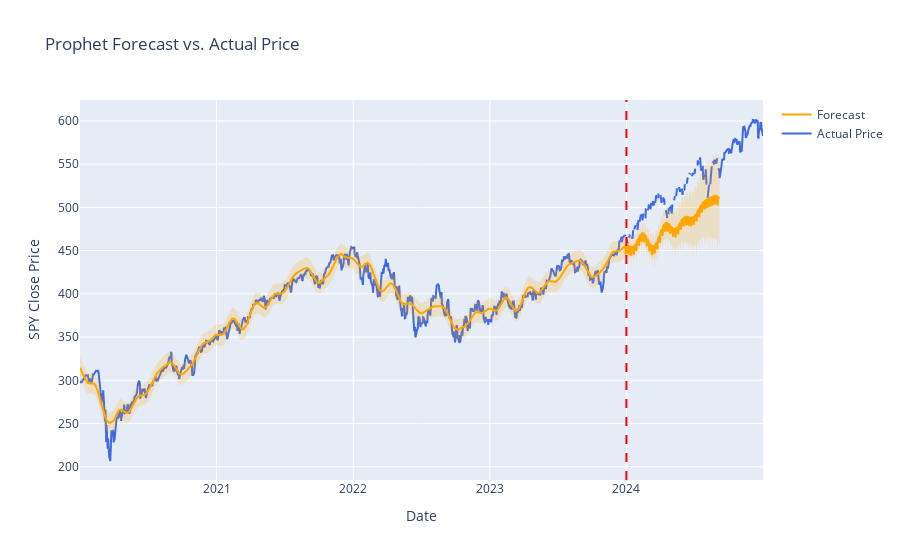

Source (notebook cell):
### Code cell
import plotly.graph_objects as go
import pandas as pd

# --- Plot the Forecast (Final Robust Version) ---

# FIX: Explicitly convert both date keys to datetime objects to ensure they match
df.index = pd.to_datetime(df.index)
forecast['ds'] = pd.to_datetime(forecast['ds'])

# Merge the forecast results with the original dataframe
plot_df_final = pd.merge(df, forecast, left_index=True, right_on='ds', how='outer')

# --- Create the figure ---
fig = go.Figure()

# Add the actual historical price
fig.add_trace(go.Scatter(
    x=plot_df_final['ds'], 
    y=plot_df_final['Close'], 
    mode='lines', 
    name='Actual Price',
    line=dict(color='royalblue')
))

# Add the Prophet forecast
fig.add_trace(go.Scatter(
    x=plot_df_final['ds'], 
    y=plot_df_final['yhat'], 
    mode='lines', 
    name='Forecast',
    line=dict(color='orange')
))

# Add the uncertainty interval as a shaded area
fig.add_trace(go.Scatter(
    x=plot_df_final['ds'], y=plot_df_final['yhat_upper'],
    mode='lines', line=dict(width=0),
    showlegend=False
))
fig.add_trace(go.Scatter(
    x=plot_df_final['ds'], y=plot_df_final['yhat_lower'],
    mode='lines', line=dict(width=0),
    fill='tonexty',
    fillcolor='rgba(255, 165, 0, 0.2)',
    showlegend=False
))

# Add a vertical line to show where the test period begins
fig.add_vline(x=split_date, line_width=2, line_dash="dash", line_color="red")

fig.update_layout(
    title="Prophet Forecast vs. Actual Price",
    xaxis_title="Date",
    yaxis_title="SPY Close Price"
)
fig.show()

### Figure 1 — Plotly figure (JSON) as saved in the notebook; plotly's stock layout.template omitted (floating-point values rounded to 4 significant figures; data arrays with more than 128 entries replaced by an {"elided": "..."} marker saying what was removed)
{"data": [{"line": {"color": "royalblue"}, "mode": "lines", "name": "Actual Price", "type": "scatter", "x": {"elided": "1338 str values"}, "y": {"elided": "1338 float values"}}, {"line": {"color": "orange"}, "mode": "lines", "name": "Forecast", "type": "scatter", "x": {"elided": "1338 str values"}, "y": {"elided": "1338 float values"}}, {"line": {"width": 0}, "mode": "lines", "showlegend": false, "type": "scatter", "x": {"elided": "1338 str values"}, "y": {"elided": "1338 float values"}}, {"fill": "tonexty", "fillcolor": "rgba(255, 165, 0, 0.2)", "line": {"width": 0}, "mode": "lines", "showlegend": false, "type": "scatter", "x": {"elided": "1338 str values"}, "y": {"elided": "1338 float values"}}], "layout": {"shapes": [{"line": {"color": "red", "dash": "dash", "width": 2}, "type": "line", "x0": "2024-01-01", "x1": "2024-01-01", "xref": "x", "y0": 0, "y1": 1, "yref": "y domain"}], "title": {"text": "Prophet Forecast vs. Actual Price"}, "xaxis": {"title": {"text": "Date"}}, "yaxis": {"title": {"text": "SPY Close Price"}}}}
